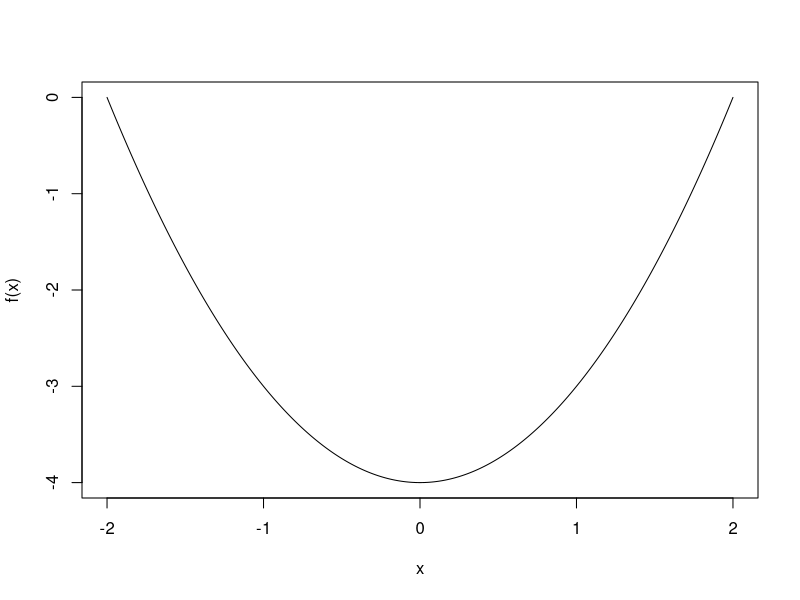

Write R code to recreate this figure. (Note: this script raises an error after producing the figure.)
## ---- chunk 1
f<-function(x){
    sapply(x,(function(x)((x-2)*(x+2)*{x>=-2&x<=2})))
}
## ---- chunk 2
plot(seq(-2,2,.01),f(seq(-2,2,.01)),type="l",ylab="f(x)",xlab="x")
## ---- chunk 3
fractions(integrate(f,-Inf,Inf)$value)
## ---- chunk 4
f3.1<-function(x)(-3/32*(x-2)*(x+2)*{x>=-2&x<=2})
## ---- chunk 5
plot(seq(-2,2,.01),f3.1(seq(-2,2,.01)),type="l",ylab="f(x)",xlab="x")
## ---- chunk 6
integrate(f3.1,-Inf,Inf)$value
## ---- chunk 7
cdf3.1<-function(x){
    if (x< -2) {
        result=0
    } else if (x>2){
        result=1
    } else result = -(x^3-12*x-16)/32
return(result)
}
## ---- chunk 8
fractions(cdf3.1(-1))
## ---- chunk 9
fractions(integrate(f3.1,-Inf,-1)$value)
## ---- chunk 10
fractions(integrate(f3.1,-2,-1)$value)
## ---- chunk 11
q3.1<-function(y)uniroot(function(x)cdf3.1(x)-y,c(-2,2))$root
## ---- chunk 12
q3.1(.5)
q3.1(.75)
q3.1(1)
q3.1(0)
## ---- chunk 13
r3.1<-function(n)sapply(runif(n),q3.1)
## ---- chunk 14
set.seed(2018)
r3.1(40)
## ---- chunk 15
set.seed(2019)
densityplot(r3.1(2000),xlab="x")
## ---- chunk 16
f3.1a<-function(y)(-3/32*((y-2)^2-4)*{y>=0&y<=4})
## ---- chunk 17
plot(seq(0,4,.01),f3.1a(seq(0,4,.01)),type="l",ylab="f(y)",xlab="y")
## ---- chunk 18
integrate(f3.1a,0,4)$value
## ---- chunk 19
1-pexp(20,1/10)
## ---- chunk 20
dpois(0,2)
## ---- chunk 21
dpois(0,2)
## ---- chunk 22
1-pexp(20,1/10)
## ---- chunk 23
1-pexp(1/3,6)
## ---- chunk 24
fractions(integrate(function(x)1/2*x*(x>=0 & x<=2),0,2)$value)
## ---- chunk 25
fractions(integrate(function(x)1/2*x^2*(x>=0 & x<=2),0,2)$value)
## ---- chunk 26
fractions(integrate(function(x)1/2*(x-1)^2*(x>=0 & x<=2),0,2)$value)
## ---- chunk 27
fractions(integrate(function(x)1/2*x^3*(x>=0 & x<=2),0,2)$value)
## ---- chunk 28
fractions(integrate(function(x)1/2*(x-1)^3*(x>=0 & x<=2),0,2)$value)
## ---- chunk 29
qnorm(.68+.16)
qnorm(.16)
## ---- chunk 30
pnorm(1)-pnorm(-1)
## ---- chunk 31
pnorm(7,4,3)-pnorm(1,4,3)
## ---- chunk 32
pnorm(2)-pnorm(-2)
pnorm(3)-pnorm(-3)
## ---- chunk 33
gamma(4)
gamma(.5)
## ---- chunk 34
1-pnorm(90,75,10)
qnorm(.8,75,10)
(pnorm(90,75,10)-pnorm(50,75,10))/(1-pnorm(50,75,10))
## ---- chunk 35
plot(seq(0,1,by=.01),dbeta(seq(0,1,by=.01),5,2.7),type="l",xlab="x",ylab="f(x)",main="Beta ")
## ---- chunk 36
1-pbeta(0.9,5,2.7)
qbeta(.8,5,2.7)
(pbeta(.9,5,2.7)-pbeta(.5,5,2.7))/(1-pbeta(.5,5,2.7))
## ---- chunk 37
ppois(2,15/4)
1-pgamma(15,3,1/4)
1-pgamma(15,3,scale=4)
## ---- chunk 38
qweibull(.75,2,10)
## ---- chunk 39
Lesson2_Height <- read.csv("Lesson2_Height.csv")
## ---- chunk 40
summary(Lesson2_Height)
## ---- chunk 41
K1 <- function(x) { # rectangular
     return( as.numeric( -1 < x & x < 1 ) )
}
K2 <- function(x) { # triangular
     return( (1 - abs(x)) * as.numeric(abs(x) < 1) )
 }

K3 <- function(x) {     # parabola / Epanechnikov
      return( (1 - x^2) * as.numeric(abs(x) < 1) )
}

K4 <- dnorm         # Gaussian
## ---- chunk 42
kde <- function(data,kernel=K1,...) {
     n <- length(data)
     scalingConstant=integrate(function(x){kernel(x,...)},-Inf,Inf)$value
     f <- function(x) {
         mat <- outer(x,data, FUN=function(x,data) {kernel(x-data,...)} )
         val <- apply(mat,1,sum)
         val <- val/(n*scalingConstant)
         return(val)
     }
     return(f)
 }
## ---- chunk 43
plot(Lesson2_Height$Height,K4(Lesson2_Height$Height-69),xlab="Height",ylab="Weight Used",main="Weigthing of Data Points at 69")
## ---- chunk 44
plot(Lesson2_Height$Height,K4(Lesson2_Height$Height-73),xlab="Height",ylab="Weight Used",main="Weigthing of Data Points at 73")
## ---- chunk 45
plot(seq(64,75,.1),kde(data=Lesson2_Height$Height,kernel = K4)(seq(64,75,.1)),type="l",xlab="Height",ylab="Density",main="Density Estimate using Normal Kernel")
## ---- chunk 46
plot(seq(64,75,.1),kde(data=Lesson2_Height$Height,kernel = K4,sd=.5)(seq(64,75,.1)),type="l",xlab="Height",ylab="Density",main="Density Estimate using Normal Kernel SD=.5")       
## ---- chunk 47
plot(seq(64,75,.1),kde(data=Lesson2_Height$Height,kernel = K4,sd=.1)(seq(64,75,.1)),type="l",xlab="Height",ylab="Density",main="Density Estimate using Normal Kernel SD=.1")
## ---- chunk 48
densityplot(Lesson2_Height$Height,xlab="Height",ylab="Density",main="Density Estimate using densityplot")
## ---- chunk 49
densityplot(Lesson2_Height$Height,adjust=.5,xlab="Height",ylab="Density",main="Density Estimate using densityplot")
## ---- chunk 50
summary(gpa)
## ---- chunk 51
histogram(gpa$gpa)
## ---- chunk 52
densityplot(gpa$gpa,xlab="GPA")
## ---- chunk 53
densityplot(gpa$gpa,xlab="GPA",adjust=.5)
## ---- chunk 54
densityplot(gpa$gpa,xlab="GPA",adjust=4)
## ---- chunk 55
xqqmath(~Height,data=Lesson2_Height)
## ---- chunk 56
xqqmath(~Height,data=Lesson2_Height,fitline=TRUE)
## ---- chunk 57
 seq(.02,.98,.04)
## ---- chunk 58
plot(qnorm(seq(.02,.98,.04)),sort(Lesson2_Height$Height),xlab="qnorm",ylab="Height",main="My Own Q-Q Plot")
## ---- chunk 59
table(Lesson2_Height$Height)
## ---- chunk 60
temp<-c(0.02,0.06,0.10,0.14,0.26,0.38,0.46,0.58,0.62,0.70,0.74,0.82,0.86,0.94,0.98)
## ---- chunk 61
plot(qnorm(temp),sort(unique(Lesson2_Height$Height)),xlab="qnorm",ylab="Height",main="My Own Q-Q Plot")
## ---- chunk 62
xqqmath(~Height,data=Lesson2_Height,fitline=TRUE)
## ---- chunk 63
xqqmath(~gpa,data=gpa)
## ---- chunk 64
mygpa<-gpa$gpa/4
densityplot(mygpa)
## ---- chunk 65
plot(seq(0,1,.01),dbeta(seq(0,1,.01),5,2),type="l")
## ---- chunk 66
qb<-function(x){qbeta(x,5,2)}
xqqmath(~mygpa,distribution=qb)
## ---- chunk 67
plot(seq(0,1,.01),dbeta(seq(0,1,.01),6.156995,1.189227),type="l")
## ---- chunk 68
qb<-function(x){qbeta(x,6.156995,1.189227)}
xqqmath(~mygpa,distribution=qb)
## ---- chunk 69
f<-function(x,y)1/4*(x+2*y)
integrate(function(y){sapply(y,function(y){integrate(function(x)f(x,y),y,2)$value})},0,1)
integrate(function(y){sapply(y,function(y){integrate(function(x)f(x,y),0,2)$value})},0,1)
